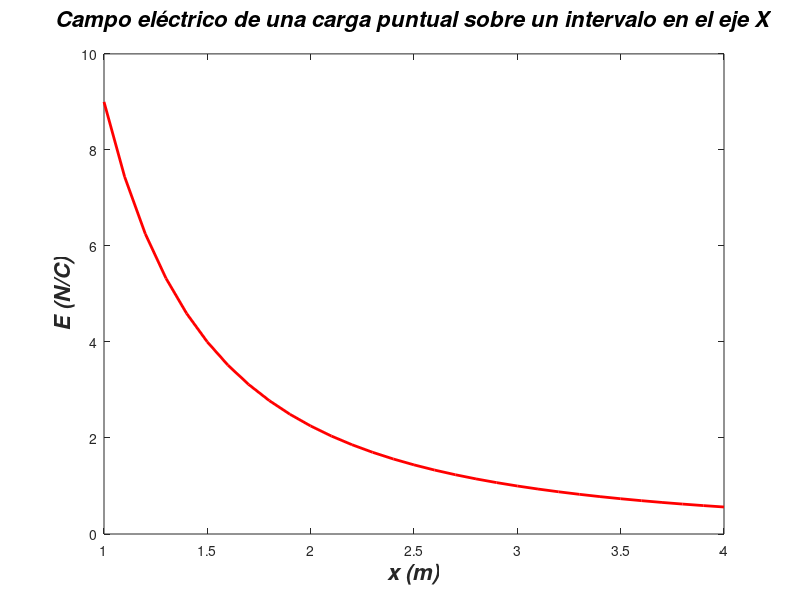

Reproduce this figure in MATLAB.
## ==================================
## Prácticas de Fundamentos Físicos de la Informática.
## Práctica 2. Programado por Darío Pérez y Nielsen Casado.
## ==================================
## Variables de carga
q = 1e-9;
## __________________________________
## Variables de posición
x0 = 1;
a = 2; b = 5;
x = [a:0.1:b];
r = abs(x-x0);
## ==================================

function e = coulomb(q, r) # Experimentamos aquí con la creación de funciones reutilizables en Octave, aunque no es necesario para el desarrollo de esta práctica, creemos que era importante para un correcto uso, cuando sea usado de manera más extensa, de la herramienta.
  k = 9e9;
  e = (k * q)./r.^2;
end

## Creamos aquí la gráfica, inicializada por figure(), dibujada por plot(), con los datos de distancia y campo eléctrico de cada punto; y estilizada con xlabel, ylabel, y title.
figure();
plot(r, coulomb(q, r), "linestyle", "-", "linewidth", 2, "r")
xlabel("x (m)", "FontWeight", "bold", "FontAngle", "italic", "FontSize", 16) %Aplicar estilo en label X
ylabel("E (N/C)", "FontWeight", "bold", "FontAngle", "italic", "FontSize", 16) %Aplicar estilo en label Y
title("\nCampo eléctrico de una carga puntual sobre un intervalo en el eje X\n", "FontWeight", "bold", "FontAngle", "italic", "FontSize", 16) %Aplicar estilo en Título
